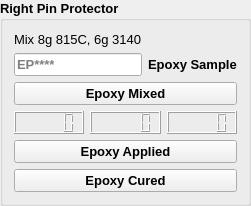
                     <widget class="QGroupBox" name="rightPinProtector">
                      <property name="font">
                       <font>
                        <family>Arial</family>
                        <pointsize>10</pointsize>
                        <weight>75</weight>
                        <bold>true</bold>
                       </font>
                      </property>
                      <property name="title">
                       <string>Right Pin Protector</string>
                      </property>
                      <layout class="QGridLayout" name="gridLayout_48">
                       <property name="sizeConstraint">
                        <enum>QLayout::SetDefaultConstraint</enum>
                       </property>
                       <item row="1" column="0">
                        <widget class="QLineEdit" name="epoxy_batch_4">
                         <property name="sizePolicy">
                          <sizepolicy hsizetype="Preferred" vsizetype="Preferred">
                           <horstretch>0</horstretch>
                           <verstretch>0</verstretch>
                          </sizepolicy>
                         </property>
                         <property name="text">
                          <string/>
                         </property>
                         <property name="maxLength">
                          <number>6</number>
                         </property>
                         <property name="placeholderText">
                          <string>EP****</string>
                         </property>
                        </widget>
                       </item>
                       <item row="1" column="1">
                        <widget class="QLabel" name="label_623">
                         <property name="text">
                          <string>Epoxy Sample</string>
                         </property>
                        </widget>
                       </item>
                       <item row="3" column="0" colspan="2">
                        <layout class="QHBoxLayout" name="horizontalLayout_34" stretch="1,1,1">
                         <property name="sizeConstraint">
                          <enum>QLayout::SetFixedSize</enum>
                         </property>
                         <item>
                          <widget class="QLCDNumber" name="hour_disp_7">
                           <property name="sizePolicy">
                            <sizepolicy hsizetype="Preferred" vsizetype="Preferred">
                             <horstretch>0</horstretch>
                             <verstretch>0</verstretch>
                            </sizepolicy>
                           </property>
                          </widget>
                         </item>
                         <item>
                          <widget class="QLCDNumber" name="min_disp_7">
                           <property name="sizePolicy">
                            <sizepolicy hsizetype="Preferred" vsizetype="Preferred">
                             <horstretch>0</horstretch>
                             <verstretch>0</verstretch>
                            </sizepolicy>
                           </property>
                          </widget>
                         </item>
                         <item>
                          <widget class="QLCDNumber" name="sec_disp_7">
                           <property name="sizePolicy">
                            <sizepolicy hsizetype="Preferred" vsizetype="Preferred">
                             <horstretch>0</horstretch>
                             <verstretch>0</verstretch>
                            </sizepolicy>
                           </property>
                          </widget>
                         </item>
                        </layout>
                       </item>
                       <item row="0" column="0">
                        <widget class="QLabel" name="label_622">
                         <property name="font">
                          <font>
                           <family>Arial</family>
                           <pointsize>10</pointsize>
                           <weight>50</weight>
                           <bold>false</bold>
                          </font>
                         </property>
                         <property name="text">
                          <string>Mix 8g 815C, 6g 3140</string>
                         </property>
                        </widget>
                       </item>
                       <item row="5" column="0" colspan="2">
                        <widget class="QPushButton" name="epoxyFinishedRP">
                         <property name="sizePolicy">
                          <sizepolicy hsizetype="Preferred" vsizetype="Preferred">
                           <horstretch>0</horstretch>
                           <verstretch>0</verstretch>
                          </sizepolicy>
                         </property>
                         <property name="font">
                          <font>
                           <family>Arial</family>
                           <pointsize>10</pointsize>
                           <weight>75</weight>
                           <bold>true</bold>
                          </font>
                         </property>
                         <property name="text">
                          <string>Epoxy Cured</string>
                         </property>
                        </widget>
                       </item>
                       <item row="4" column="0" colspan="2">
                        <widget class="QPushButton" name="epoxyInjectedRP">
                         <property name="sizePolicy">
                          <sizepolicy hsizetype="Preferred" vsizetype="Preferred">
                           <horstretch>0</horstretch>
                           <verstretch>0</verstretch>
                          </sizepolicy>
                         </property>
                         <property name="font">
                          <font>
                           <family>Arial</family>
                           <pointsize>10</pointsize>
                           <weight>75</weight>
                           <bold>true</bold>
                          </font>
                         </property>
                         <property name="text">
                          <string>Epoxy Applied</string>
                         </property>
                        </widget>
                       </item>
                       <item row="2" column="0" colspan="2">
                        <widget class="QPushButton" name="epoxyMixedRP">
                         <property name="sizePolicy">
                          <sizepolicy hsizetype="Preferred" vsizetype="Preferred">
                           <horstretch>0</horstretch>
                           <verstretch>0</verstretch>
                          </sizepolicy>
                         </property>
                         <property name="font">
                          <font>
                           <family>Arial</family>
                           <pointsize>10</pointsize>
                           <weight>75</weight>
                           <bold>true</bold>
                          </font>
                         </property>
                         <property name="text">
                          <string>Epoxy Mixed</string>
                         </property>
                        </widget>
                       </item>
                      </layout>
                     </widget>
